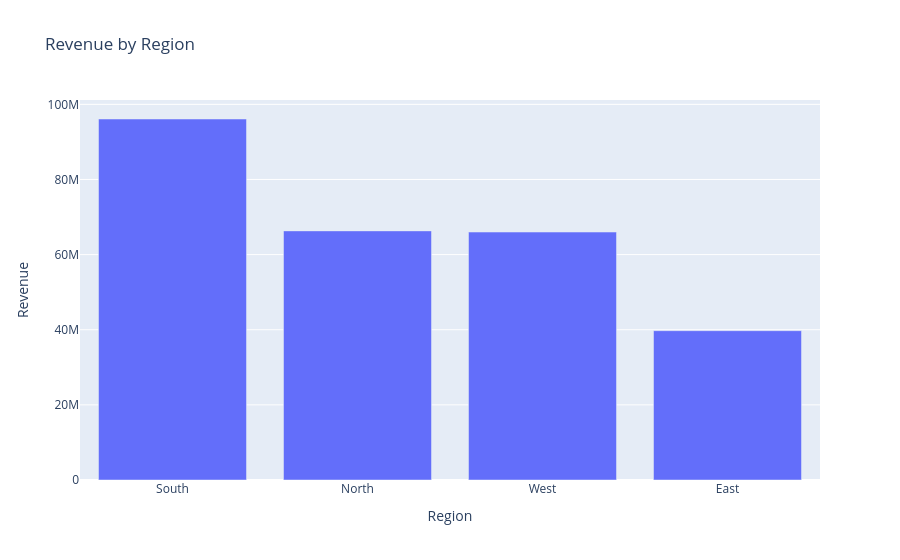

Notebook code for this chart:
### Code cell
fig = px.bar(
    region_sales,
    x=region_sales.index,
    y=region_sales.values,
    title="Revenue by Region",
    labels={
        "x": "Region",
        "y": "Revenue"
    }
)

fig.show()

### Figure 1 — Plotly figure (JSON) as saved in the notebook; plotly's stock layout.template omitted (floating-point values rounded to 4 significant figures)
{"data": [{"hovertemplate": "Region=%{x}<br>Revenue=%{y}<extra></extra>", "legendgroup": "", "marker": {"color": "#636efa", "pattern": {"shape": ""}}, "name": "", "orientation": "v", "showlegend": false, "textposition": "auto", "type": "bar", "x": ["South", "North", "West", "East"], "xaxis": "x", "y": [96100000.0, 66320000.0, 66010000.0, 39750000.0], "yaxis": "y"}], "layout": {"barmode": "relative", "legend": {"tracegroupgap": 0}, "title": {"text": "Revenue by Region"}, "xaxis": {"anchor": "y", "domain": [0, 1], "title": {"text": "Region"}}, "yaxis": {"anchor": "x", "domain": [0, 1], "title": {"text": "Revenue"}}}}
